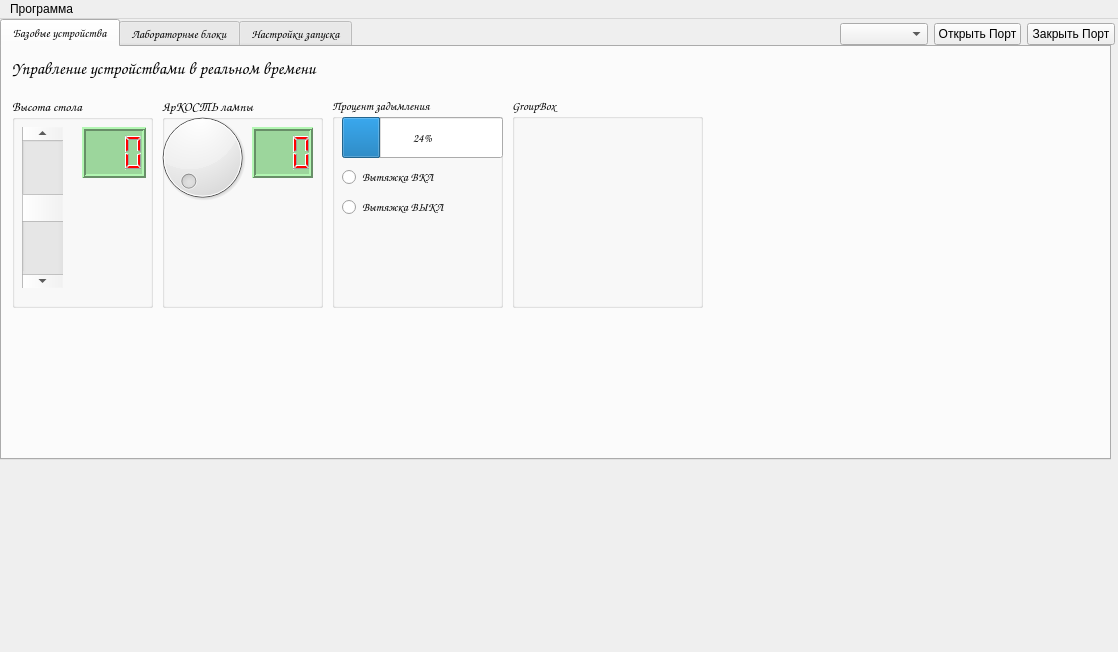
<?xml version="1.0" encoding="UTF-8"?>
<ui version="4.0">
 <class>ArduinoControl</class>
 <widget class="QMainWindow" name="ArduinoControl">
  <property name="geometry">
   <rect>
    <x>0</x>
    <y>0</y>
    <width>1118</width>
    <height>652</height>
   </rect>
  </property>
  <property name="windowTitle">
   <string>Управление Ардуино</string>
  </property>
  <property name="autoFillBackground">
   <bool>false</bool>
  </property>
  <widget class="QWidget" name="centralwidget">
   <widget class="QTabWidget" name="tabWidget">
    <property name="geometry">
     <rect>
      <x>0</x>
      <y>0</y>
      <width>1111</width>
      <height>441</height>
     </rect>
    </property>
    <property name="font">
     <font>
      <family>Comic Sans MS</family>
      <pointsize>9</pointsize>
      <weight>75</weight>
      <bold>true</bold>
     </font>
    </property>
    <property name="currentIndex">
     <number>0</number>
    </property>
    <widget class="QWidget" name="tab">
     <attribute name="title">
      <string>Базовые устройства</string>
     </attribute>
     <widget class="QLabel" name="label_2">
      <property name="geometry">
       <rect>
        <x>10</x>
        <y>10</y>
        <width>521</width>
        <height>31</height>
       </rect>
      </property>
      <property name="font">
       <font>
        <family>Comic Sans MS</family>
        <pointsize>13</pointsize>
        <weight>75</weight>
        <bold>true</bold>
       </font>
      </property>
      <property name="text">
       <string>Управление устройствами в реальном времени</string>
      </property>
      <property name="alignment">
       <set>Qt::AlignLeading|Qt::AlignLeft|Qt::AlignTop</set>
      </property>
     </widget>
     <widget class="QGroupBox" name="groupBox">
      <property name="geometry">
       <rect>
        <x>10</x>
        <y>50</y>
        <width>141</width>
        <height>211</height>
       </rect>
      </property>
      <property name="font">
       <font>
        <family>Comic Sans MS</family>
        <pointsize>10</pointsize>
        <weight>75</weight>
        <bold>true</bold>
       </font>
      </property>
      <property name="title">
       <string>Высота стола</string>
      </property>
      <widget class="QScrollBar" name="heightscroll">
       <property name="geometry">
        <rect>
         <x>10</x>
         <y>30</y>
         <width>41</width>
         <height>161</height>
        </rect>
       </property>
       <property name="cursor">
        <cursorShape>SizeVerCursor</cursorShape>
       </property>
       <property name="minimum">
        <number>-20</number>
       </property>
       <property name="maximum">
        <number>20</number>
       </property>
       <property name="singleStep">
        <number>1</number>
       </property>
       <property name="pageStep">
        <number>1</number>
       </property>
       <property name="orientation">
        <enum>Qt::Vertical</enum>
       </property>
       <property name="invertedAppearance">
        <bool>true</bool>
       </property>
       <property name="invertedControls">
        <bool>false</bool>
       </property>
      </widget>
      <widget class="QLCDNumber" name="heightLCD">
       <property name="geometry">
        <rect>
         <x>70</x>
         <y>30</y>
         <width>64</width>
         <height>51</height>
        </rect>
       </property>
       <property name="styleSheet">
        <string notr="true">QLCDNumber{
    color: rgb(255, 0, 0);    
    background-color: rgb(156, 214, 156);
}</string>
       </property>
       <property name="lineWidth">
        <number>2</number>
       </property>
       <property name="digitCount">
        <number>3</number>
       </property>
      </widget>
     </widget>
     <widget class="QGroupBox" name="groupBox_2">
      <property name="geometry">
       <rect>
        <x>160</x>
        <y>50</y>
        <width>161</width>
        <height>211</height>
       </rect>
      </property>
      <property name="font">
       <font>
        <family>Comic Sans MS</family>
        <pointsize>10</pointsize>
        <weight>75</weight>
        <bold>true</bold>
       </font>
      </property>
      <property name="title">
       <string>ЯрКОСТЬ лампы</string>
      </property>
      <widget class="QDial" name="lightdial">
       <property name="geometry">
        <rect>
         <x>-20</x>
         <y>10</y>
         <width>121</width>
         <height>101</height>
        </rect>
       </property>
      </widget>
      <widget class="QLCDNumber" name="LightLCD">
       <property name="geometry">
        <rect>
         <x>90</x>
         <y>30</y>
         <width>61</width>
         <height>51</height>
        </rect>
       </property>
       <property name="styleSheet">
        <string notr="true">QLCDNumber{
    color: rgb(255, 0, 0);    
    background-color: rgb(156, 214, 156);
}</string>
       </property>
       <property name="lineWidth">
        <number>2</number>
       </property>
       <property name="digitCount">
        <number>3</number>
       </property>
      </widget>
     </widget>
     <widget class="QGroupBox" name="groupBox_3">
      <property name="geometry">
       <rect>
        <x>330</x>
        <y>50</y>
        <width>171</width>
        <height>211</height>
       </rect>
      </property>
      <property name="font">
       <font>
        <family>Comic Sans MS</family>
        <pointsize>9</pointsize>
        <weight>75</weight>
        <bold>true</bold>
       </font>
      </property>
      <property name="title">
       <string>Процент задымления</string>
      </property>
      <widget class="QProgressBar" name="dim">
       <property name="geometry">
        <rect>
         <x>10</x>
         <y>20</y>
         <width>161</width>
         <height>41</height>
        </rect>
       </property>
       <property name="value">
        <number>24</number>
       </property>
      </widget>
      <widget class="QRadioButton" name="viton">
       <property name="geometry">
        <rect>
         <x>10</x>
         <y>70</y>
         <width>151</width>
         <height>20</height>
        </rect>
       </property>
       <property name="text">
        <string>Вытяжка ВКЛ</string>
       </property>
      </widget>
      <widget class="QRadioButton" name="vitoff">
       <property name="geometry">
        <rect>
         <x>10</x>
         <y>100</y>
         <width>151</width>
         <height>20</height>
        </rect>
       </property>
       <property name="text">
        <string>Вытяжка ВЫКЛ</string>
       </property>
      </widget>
     </widget>
     <widget class="QGroupBox" name="groupBox_4">
      <property name="geometry">
       <rect>
        <x>510</x>
        <y>50</y>
        <width>191</width>
        <height>211</height>
       </rect>
      </property>
      <property name="title">
       <string>GroupBox</string>
      </property>
     </widget>
    </widget>
    <widget class="QWidget" name="tab_2">
     <attribute name="title">
      <string>Лабораторные блоки</string>
     </attribute>
     <widget class="QGroupBox" name="Payalnik">
      <property name="geometry">
       <rect>
        <x>10</x>
        <y>10</y>
        <width>191</width>
        <height>211</height>
       </rect>
      </property>
      <property name="title">
       <string>Паяльник</string>
      </property>
      <widget class="QRadioButton" name="PayalOn">
       <property name="geometry">
        <rect>
         <x>10</x>
         <y>20</y>
         <width>95</width>
         <height>20</height>
        </rect>
       </property>
       <property name="text">
        <string>Вкл</string>
       </property>
      </widget>
      <widget class="QRadioButton" name="PayalOff">
       <property name="geometry">
        <rect>
         <x>10</x>
         <y>50</y>
         <width>95</width>
         <height>20</height>
        </rect>
       </property>
       <property name="text">
        <string>Выкл</string>
       </property>
      </widget>
      <widget class="QDial" name="payaldial">
       <property name="geometry">
        <rect>
         <x>50</x>
         <y>120</y>
         <width>91</width>
         <height>81</height>
        </rect>
       </property>
       <property name="minimum">
        <number>200</number>
       </property>
       <property name="maximum">
        <number>500</number>
       </property>
       <property name="singleStep">
        <number>10</number>
       </property>
      </widget>
      <widget class="QLCDNumber" name="lcdPayal">
       <property name="geometry">
        <rect>
         <x>60</x>
         <y>100</y>
         <width>64</width>
         <height>23</height>
        </rect>
       </property>
       <property name="styleSheet">
        <string notr="true">QLCDNumber{
    color: rgb(255, 0, 0);    
    background-color: rgb(156, 214, 156);
}</string>
       </property>
       <property name="lineWidth">
        <number>2</number>
       </property>
      </widget>
     </widget>
     <widget class="QGroupBox" name="oscilograf">
      <property name="geometry">
       <rect>
        <x>210</x>
        <y>10</y>
        <width>191</width>
        <height>211</height>
       </rect>
      </property>
      <property name="title">
       <string>Осцилограф</string>
      </property>
      <widget class="QDial" name="dialOSC">
       <property name="geometry">
        <rect>
         <x>10</x>
         <y>80</y>
         <width>71</width>
         <height>71</height>
        </rect>
       </property>
      </widget>
      <widget class="QRadioButton" name="OSCOFF">
       <property name="geometry">
        <rect>
         <x>10</x>
         <y>50</y>
         <width>95</width>
         <height>20</height>
        </rect>
       </property>
       <property name="text">
        <string>Выкл</string>
       </property>
      </widget>
      <widget class="QRadioButton" name="OSCON">
       <property name="geometry">
        <rect>
         <x>10</x>
         <y>20</y>
         <width>95</width>
         <height>20</height>
        </rect>
       </property>
       <property name="text">
        <string>Вкл</string>
       </property>
      </widget>
      <widget class="QLCDNumber" name="lcdOSC">
       <property name="geometry">
        <rect>
         <x>10</x>
         <y>160</y>
         <width>64</width>
         <height>23</height>
        </rect>
       </property>
       <property name="styleSheet">
        <string notr="true">QLCDNumber{
    color: rgb(255, 0, 0);    
    background-color: rgb(156, 214, 156);
}</string>
       </property>
       <property name="lineWidth">
        <number>2</number>
       </property>
      </widget>
     </widget>
     <widget class="QGroupBox" name="SignGen">
      <property name="geometry">
       <rect>
        <x>410</x>
        <y>10</y>
        <width>191</width>
        <height>211</height>
       </rect>
      </property>
      <property name="title">
       <string>Генератор сигналов</string>
      </property>
      <widget class="QRadioButton" name="GSON">
       <property name="geometry">
        <rect>
         <x>10</x>
         <y>20</y>
         <width>95</width>
         <height>20</height>
        </rect>
       </property>
       <property name="text">
        <string>Вкл</string>
       </property>
      </widget>
      <widget class="QDial" name="GSDial">
       <property name="geometry">
        <rect>
         <x>10</x>
         <y>80</y>
         <width>71</width>
         <height>71</height>
        </rect>
       </property>
      </widget>
      <widget class="QRadioButton" name="GSOFF">
       <property name="geometry">
        <rect>
         <x>10</x>
         <y>50</y>
         <width>95</width>
         <height>20</height>
        </rect>
       </property>
       <property name="text">
        <string>Выкл</string>
       </property>
      </widget>
      <widget class="QLCDNumber" name="lcdGS">
       <property name="geometry">
        <rect>
         <x>10</x>
         <y>150</y>
         <width>64</width>
         <height>23</height>
        </rect>
       </property>
       <property name="styleSheet">
        <string notr="true">QLCDNumber{
    color: rgb(255, 0, 0);    
    background-color: rgb(156, 214, 156);
}</string>
       </property>
       <property name="lineWidth">
        <number>2</number>
       </property>
      </widget>
     </widget>
     <widget class="QGroupBox" name="LBP">
      <property name="geometry">
       <rect>
        <x>610</x>
        <y>10</y>
        <width>231</width>
        <height>211</height>
       </rect>
      </property>
      <property name="title">
       <string>Лабораторный блок питания</string>
      </property>
      <widget class="QRadioButton" name="LBPON">
       <property name="geometry">
        <rect>
         <x>10</x>
         <y>20</y>
         <width>61</width>
         <height>20</height>
        </rect>
       </property>
       <property name="text">
        <string>Вкл</string>
       </property>
      </widget>
      <widget class="QRadioButton" name="LBPOFF">
       <property name="geometry">
        <rect>
         <x>10</x>
         <y>50</y>
         <width>71</width>
         <height>20</height>
        </rect>
       </property>
       <property name="text">
        <string>Выкл</string>
       </property>
      </widget>
      <widget class="QDial" name="LBPdial1">
       <property name="geometry">
        <rect>
         <x>0</x>
         <y>120</y>
         <width>81</width>
         <height>91</height>
        </rect>
       </property>
      </widget>
      <widget class="QDial" name="LBPdial2">
       <property name="geometry">
        <rect>
         <x>100</x>
         <y>120</y>
         <width>81</width>
         <height>91</height>
        </rect>
       </property>
      </widget>
      <widget class="Line" name="line">
       <property name="geometry">
        <rect>
         <x>80</x>
         <y>120</y>
         <width>20</width>
         <height>91</height>
        </rect>
       </property>
       <property name="orientation">
        <enum>Qt::Vertical</enum>
       </property>
      </widget>
      <widget class="QLCDNumber" name="LBPlcd1">
       <property name="geometry">
        <rect>
         <x>10</x>
         <y>100</y>
         <width>64</width>
         <height>23</height>
        </rect>
       </property>
       <property name="styleSheet">
        <string notr="true">QLCDNumber{
    color: rgb(255, 0, 0);    
    background-color: rgb(156, 214, 156);
}</string>
       </property>
       <property name="lineWidth">
        <number>2</number>
       </property>
      </widget>
      <widget class="QLCDNumber" name="LBPlcd2">
       <property name="geometry">
        <rect>
         <x>110</x>
         <y>100</y>
         <width>64</width>
         <height>23</height>
        </rect>
       </property>
       <property name="styleSheet">
        <string notr="true">QLCDNumber{
    color: rgb(255, 0, 0);    
    background-color: rgb(156, 214, 156);
}</string>
       </property>
       <property name="lineWidth">
        <number>2</number>
       </property>
      </widget>
     </widget>
    </widget>
    <widget class="QWidget" name="tab_3">
     <attribute name="title">
      <string>Настройки запуска</string>
     </attribute>
     <widget class="QComboBox" name="comboBox">
      <property name="geometry">
       <rect>
        <x>10</x>
        <y>10</y>
        <width>151</width>
        <height>31</height>
       </rect>
      </property>
      <item>
       <property name="text">
        <string/>
       </property>
      </item>
      <item>
       <property name="text">
        <string>Ильназ</string>
       </property>
      </item>
      <item>
       <property name="text">
        <string>Динис</string>
       </property>
      </item>
      <item>
       <property name="text">
        <string>Артём</string>
       </property>
      </item>
      <item>
       <property name="text">
        <string>Идель</string>
       </property>
      </item>
      <item>
       <property name="text">
        <string>Рамиль</string>
       </property>
      </item>
      <item>
       <property name="text">
        <string>Эмиль</string>
       </property>
      </item>
     </widget>
    </widget>
   </widget>
   <widget class="QWidget" name="">
    <property name="geometry">
     <rect>
      <x>840</x>
      <y>0</y>
      <width>275</width>
      <height>30</height>
     </rect>
    </property>
    <layout class="QHBoxLayout" name="horizontalLayout">
     <item>
      <widget class="QComboBox" name="ComList"/>
     </item>
     <item>
      <widget class="QPushButton" name="ComOp">
       <property name="text">
        <string>Открыть Порт</string>
       </property>
      </widget>
     </item>
     <item>
      <widget class="QPushButton" name="ComCl">
       <property name="text">
        <string>Закрыть Порт</string>
       </property>
      </widget>
     </item>
    </layout>
   </widget>
  </widget>
  <widget class="QMenuBar" name="menuBar">
   <property name="geometry">
    <rect>
     <x>0</x>
     <y>0</y>
     <width>1118</width>
     <height>26</height>
    </rect>
   </property>
   <widget class="QMenu" name="menu">
    <property name="title">
     <string>Программа</string>
    </property>
    <addaction name="action"/>
   </widget>
   <addaction name="menu"/>
  </widget>
  <action name="actionchangewindow">
   <property name="text">
    <string>changewindow</string>
   </property>
   <property name="toolTip">
    <string>&lt;html&gt;&lt;head/&gt;&lt;body&gt;&lt;p&gt;asdadadadasda&lt;/p&gt;&lt;/body&gt;&lt;/html&gt;</string>
   </property>
  </action>
  <action name="action">
   <property name="text">
    <string>Настройки</string>
   </property>
   <property name="font">
    <font>
     <family>Comic Sans MS</family>
     <pointsize>9</pointsize>
     <weight>75</weight>
     <bold>true</bold>
    </font>
   </property>
  </action>
  <action name="actionCOM_1">
   <property name="checkable">
    <bool>true</bool>
   </property>
   <property name="text">
    <string>COM 1</string>
   </property>
  </action>
  <action name="actionCOM_2">
   <property name="text">
    <string>COM 2</string>
   </property>
  </action>
  <action name="actionCOM_3">
   <property name="text">
    <string>COM 3</string>
   </property>
  </action>
  <action name="actionCOM_4">
   <property name="text">
    <string>COM 4</string>
   </property>
  </action>
  <action name="actionCOM_5">
   <property name="text">
    <string>COM 5</string>
   </property>
  </action>
 </widget>
 <resources/>
 <connections>
  <connection>
   <sender>heightscroll</sender>
   <signal>valueChanged(int)</signal>
   <receiver>heightLCD</receiver>
   <slot>display(int)</slot>
   <hints>
    <hint type="sourcelabel">
     <x>42</x>
     <y>211</y>
    </hint>
    <hint type="destinationlabel">
     <x>113</x>
     <y>156</y>
    </hint>
   </hints>
  </connection>
  <connection>
   <sender>lightdial</sender>
   <signal>valueChanged(int)</signal>
   <receiver>LightLCD</receiver>
   <slot>display(int)</slot>
   <hints>
    <hint type="sourcelabel">
     <x>202</x>
     <y>161</y>
    </hint>
    <hint type="destinationlabel">
     <x>282</x>
     <y>156</y>
    </hint>
   </hints>
  </connection>
  <connection>
   <sender>payaldial</sender>
   <signal>valueChanged(int)</signal>
   <receiver>lcdPayal</receiver>
   <slot>display(int)</slot>
   <hints>
    <hint type="sourcelabel">
     <x>107</x>
     <y>226</y>
    </hint>
    <hint type="destinationlabel">
     <x>43</x>
     <y>147</y>
    </hint>
   </hints>
  </connection>
 </connections>
</ui>
